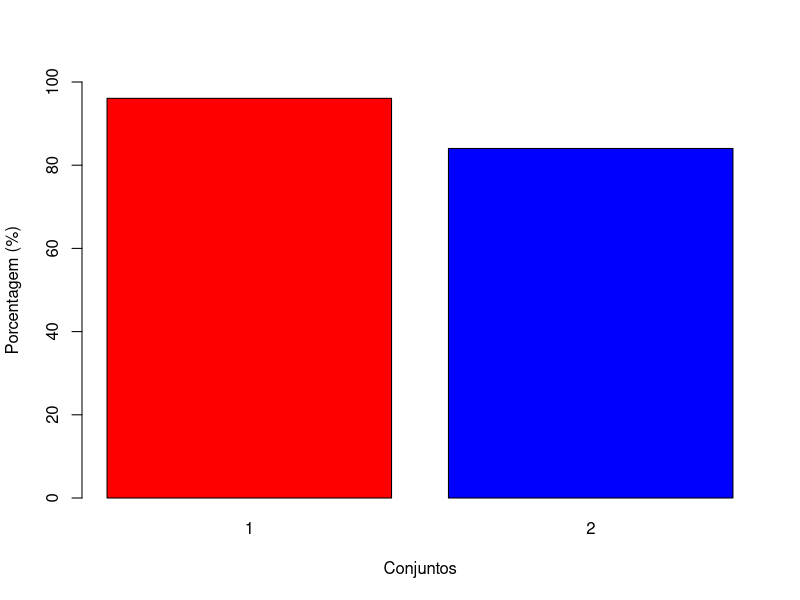

Write the R code that produced this figure.
#prof<-c(96.08,84.03,79.17)
#escola<-c("1", "2", "1 e 2")

#barplot(prof, names.arg=escola)

#barplot(prof, names.arg=escola,main="Porcentagem de acerto para cada Conjunto de dados testado",ylab="Porcentagem (%)",xlab="Conjuntos")

prof <- c(96.08, 84.03)#, 79.17)
escola <- c("1", "2")#, "1 e 2")

# Cria o gráfico e guarda a posição das barras (para adicionar detalhes no eixo Y depois)
bp <- barplot(prof,
              names.arg = escola,
              #main = "Porcentagem de acerto para cada Conjunto de\n dados testados",
              ylab = "Porcentagem (%)",
              xlab = "Conjuntos",
              col = c("red", "blue"),#, "purple"),
              ylim = c(0, 100))

# Adiciona mais ticks (linhas de grade) no eixo Y
#axis(2, at = seq(0, 100, by = 10), las = 2)  # `las = 2` deixa os números na vertical
